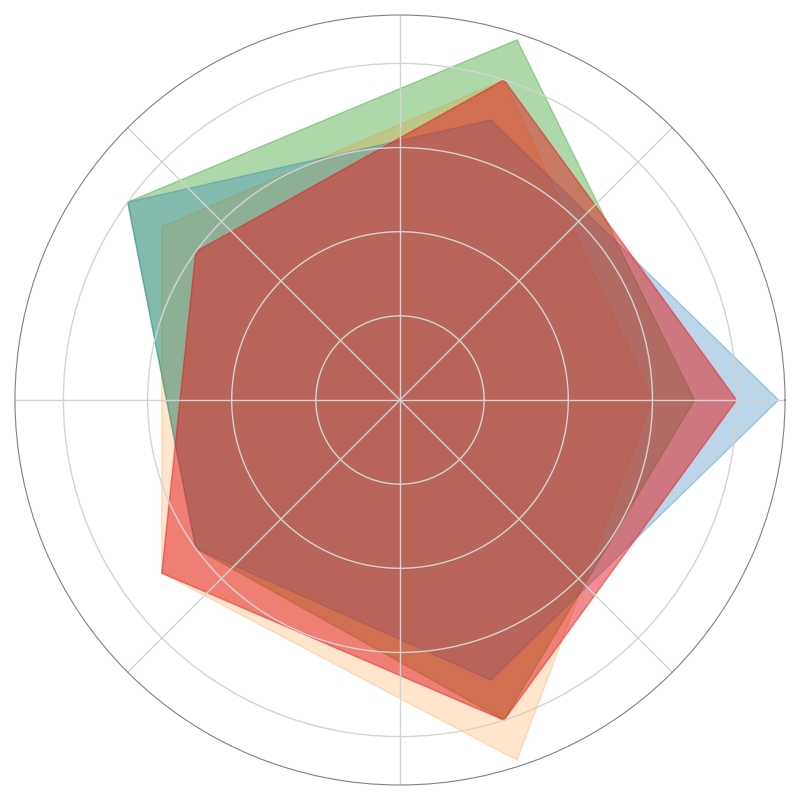

The Python source for this figure:
import matplotlib.pyplot as plt
import numpy as np
from math import pi

colonies = ['Colony A', 'Colony B', 'Colony C', 'Colony D']
attributes = ['Physical', 'Mental', 'Social', 'Artistic', 'Relaxation']

data = [
    [7, 9, 8, 6, 8],  # Colony A
    [6, 8, 7, 7, 9],  # Colony B
    [9, 7, 8, 6, 7],  # Colony C
    [8, 8, 6, 7, 8]   # Colony D
]

data = np.array(data)
num_attributes = len(attributes)
angles = np.linspace(0, 2 * pi, num_attributes, endpoint=False).tolist()
angles += angles[:1]

fig, ax = plt.subplots(figsize=(8, 8), subplot_kw=dict(polar=True))

colors = ['#33a02c', '#ff7f00', '#1f78b4', '#e31a1c']
fill_opacities = [0.4, 0.2, 0.3, 0.5]

for i, colony_data in enumerate(data):
    values = colony_data.tolist()
    values += values[:1]
    ax.fill(angles, values, color=colors[i], alpha=fill_opacities[i])

ax.set_yticklabels([])
ax.set_xticklabels([])

ax.grid(color='lightgrey', linestyle='-', linewidth=1)

plt.gca().spines['polar'].set_visible(True)
plt.gca().spines['polar'].set_edgecolor('grey')

plt.tight_layout()
plt.show()
